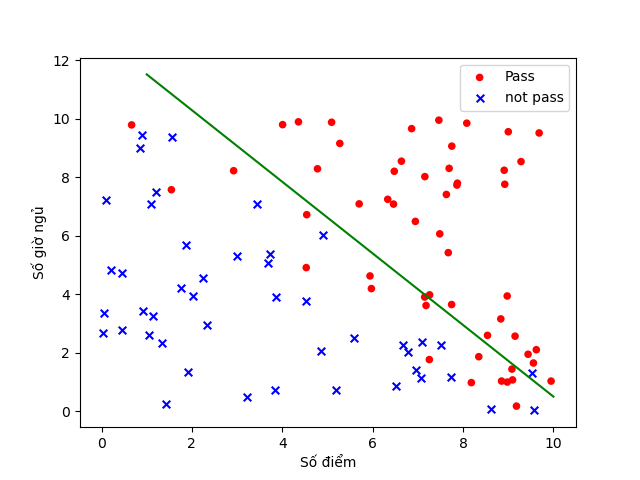

Reproduce this figure in Python.
import numpy as np
import pandas as pd
import matplotlib.pyplot as plt

data = pd.read_csv('data_classification.csv').values
N, d = data.shape
#data.sort()
x = data[:, 0:d-1].reshape(-1, d-1)
y = data[:, d-1].reshape(-1, 1)

true_x = []
true_y = []
false_x = []
false_y = []

for i in data:
    if i[d-1] == 1.:
        true_x.append(i[0])
        true_y.append(i[1])
    else:
        false_x.append(i[0])
        false_y.append(i[1])

plt.scatter(true_x, true_y, c='red', marker='o', edgecolors='none', s=30, label='Pass')
plt.scatter(false_x, false_y, c='blue', marker='x', edgecolors='none', s=30, label='not pass')
plt.legend(loc=1)
plt.xlabel('Số điểm')
plt.ylabel('Số giờ ngủ')
#plt.show()

x = np.hstack((np.ones((N, 1)), x))
w = np.array([0.,0.1,0.1]).reshape(-1, 1)

num = 1000
cost = np.zeros((num, 1))
learning_rate = 0.01

def sigmoid(x):
    return 1 / (1 + np.exp(-x))

for i in range(1, num):
    y_predict = sigmoid(np.dot(x, w))
    cost[i] = -np.sum(np.multiply(y, np.log(y_predict)) + np.multiply(1-y, np.log(1-y_predict)))
    w -= learning_rate*np.dot(x.T, y_predict - y)

def predict(x1,x2):
    y1 = w[0] + x1*w[1] + x2*w[2]
    if(y1> -np.log(1/t-1)):
        print('pass')
    else:
        print('not pass')


t = 0.1
a=1
b=10
plt.plot((a,b), (-(w[0] + a*w[1] + np.log(1/t-1)) / w[2], -(w[0] + b*w[1] + np.log(1/t-1)) / w[2]), 'g')
#plt.savefig('exercise1.png')
plt.show()

predict(9,1)